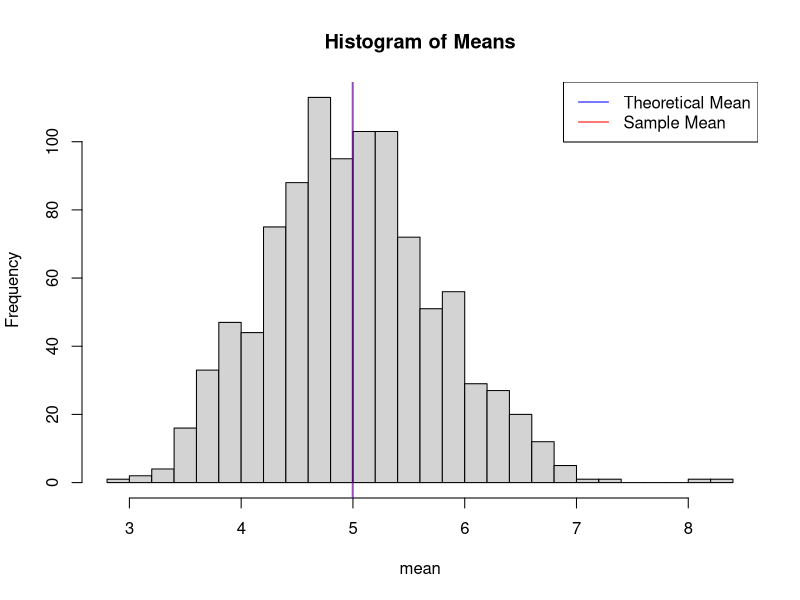
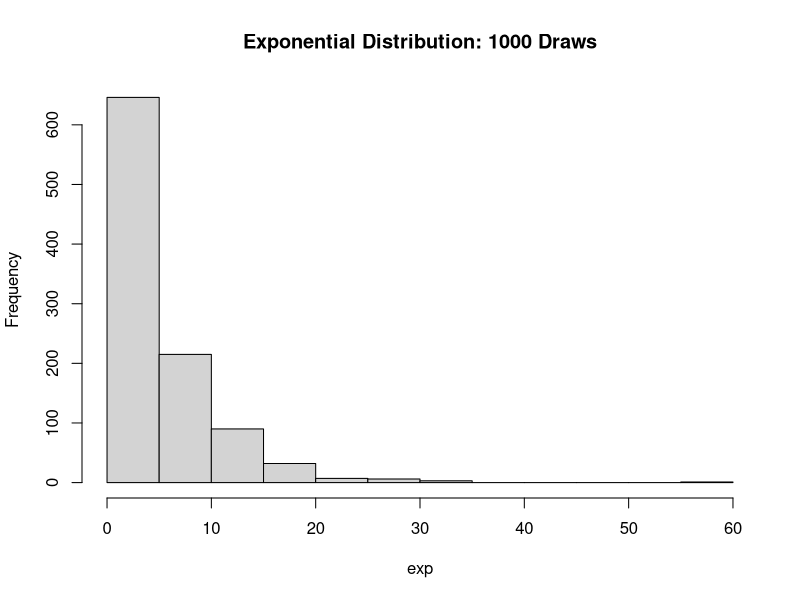
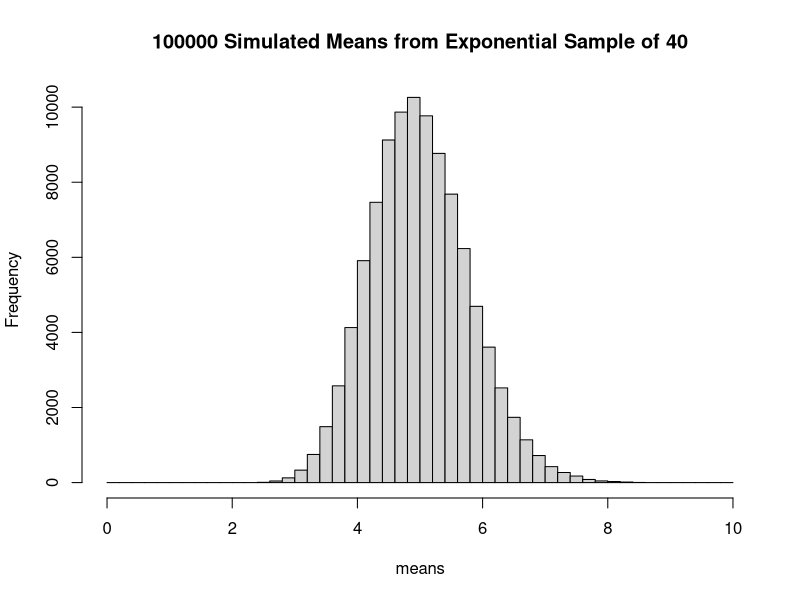

Generate these figures, in order, with R:
## ---- chunk 1
lambda <- .2
## ---- chunk 2
mean <- numeric(40)
for (i in 1:1000){
  mean[i]<- mean(rexp(40, rate = lambda))
}
## ---- chunk 3
mean(mean)
## ---- chunk 4
abs(mean(mean)-5)
## ---- chunk 5
hist(mean, breaks=20, main="Histogram of Means")
abline(v = 5, col = "blue", lwd = 1)
abline(v = mean(mean), col = "red", lwd = .5)
legend("topright", col = c("blue","red") , lty=c(1,1),  legend = c("Theoretical Mean", "Sample Mean"))
## ---- chunk 6
(1/(lambda)^2)/40
## ---- chunk 7
var(mean)
## ---- chunk 8
abs((1/(lambda)^2)/40-var(mean))
## ---- chunk 9
exp <- numeric(1000)
exp <- rexp(1000, lambda)
hist(exp, main = "Exponential Distribution: 1000 Draws", breaks = 20)
## ---- chunk 10
means <- numeric(100000)
for (i in 1:100000){
  means[i] <- mean(rexp(40, lambda))
}
hist(means, main="100000 Simulated Means from Exponential Sample of 40", breaks=seq(from=0, to=10, by=.2))
